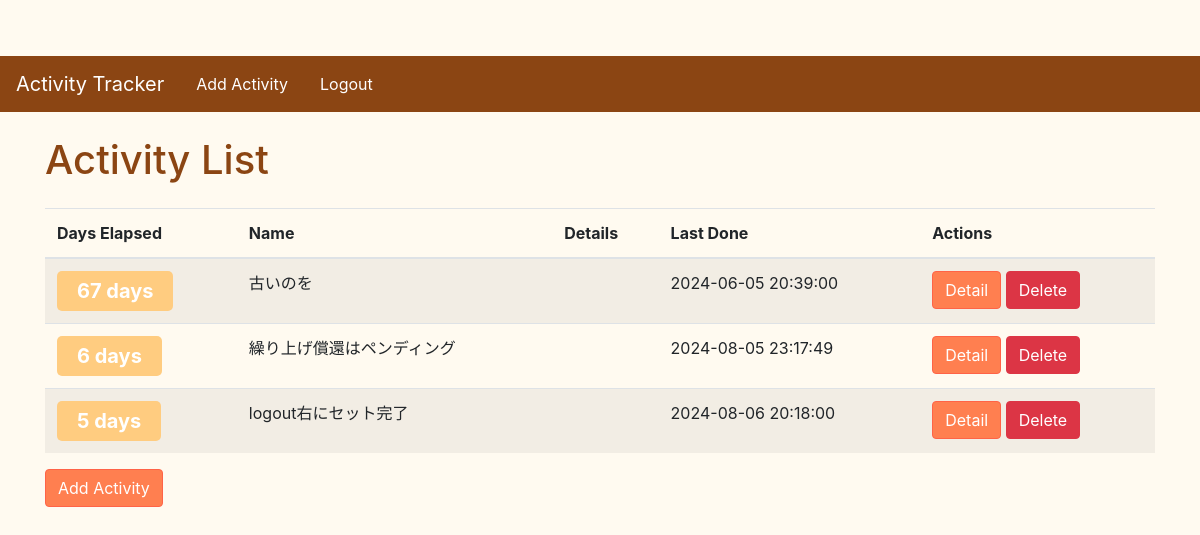
Screenshot of / (signed in) with the database file from the repository.
### models.py (models this page shows)
class Activity(db.Model):
    id = db.Column(db.Integer, primary_key=True)
    name = db.Column(db.String(200), nullable=False)
    last_done = db.Column(db.DateTime, default=datetime.utcnow)
    details = db.Column(db.String(500), nullable=True)
    user_id = db.Column(db.Integer, db.ForeignKey('user.id'), nullable=False)  # ユーザーIDの追加
    updates = db.relationship('Update', backref='activity', lazy=True, cascade="all, delete-orphan")  # * app.pyと同じ

### routes.py (the view)
@main.route('/')
@login_required  # *
def index():
    activities = Activity.query.filter_by(user_id=current_user.id).all()  # *
    current_time = datetime.now(pytz.utc).astimezone(JST)
    activities_with_elapsed = []
    for activity in activities:
        if activity.last_done.tzinfo is None:
            activity.last_done = pytz.utc.localize(activity.last_done)
        activity.last_done = activity.last_done.astimezone(JST)  ## この1行でUTCからJST表示
        elapsed_days = (current_time - activity.last_done).days
        activities_with_elapsed.append({
            'activity': activity,
            'elapsed_days': elapsed_days
        })
    sorted_activities = sorted(activities_with_elapsed, key=lambda activity: activity['elapsed_days'], reverse=True)
    return render_template('index.html', activities=sorted_activities)

### app.py (called while the page is built)
def create_app():
    app = Flask(__name__)
    app.config.from_object('config.Config')
    db.init_app(app)
    bcrypt.init_app(app)
    login_manager.init_app(app)
    migrate = Migrate(app, db)  # 追加
    @login_manager.user_loader
    def load_user(user_id):
        return User.query.get(int(user_id))
    with app.app_context():
        from models import User, Activity, Update  # 相対インポートを絶対インポートに変更
        db.create_all()
    from routes import main as main_blueprint
    app.register_blueprint(main_blueprint)
    return app

### templates/index.html (shortened to what this page needs)
{% extends "base.html" %}
{% block content %}
<h1 class="mb-4">Activity List</h1>
<div class="table-responsive">
<table class="table table-striped">
    <thead>
        <tr>
            <th>Days Elapsed</th>
            <th>Name</th>
            <th>Details</th>
            <th>Last Done</th>
            <th>Actions</th>
        </tr>
    </thead>
    <tbody>
        {% for item in activities %}
            <tr>
                <td><span class="badge badge-warning">{{ item.elapsed_days }} days</span></td>
                <td>{{ item.activity.name }}</td>
                <td>{{ item.activity.details }}</td>
                <td class="last_done">{{ item.activity.last_done.strftime('%Y-%m-%d %H:%M:%S') }}</td>
                <td>
                    <a href="{{ url_for('main.activity_detail', id=item.activity.id) }}" class="btn btn-custom">Detail</a>
                    <form action="{{ url_for('main.delete_activity', id=item.activity.id) }}" method="post" style="display:inline;">
                        <button type="submit" class="btn btn-danger">Delete</button>
                    </form>
                </td>
            </tr>
        {% endfor %}
    </tbody>
</table>
</div>
<a href="{{ url_for('main.add_activity') }}" class="btn btn-custom">Add Activity</a>
{% endblock %}

### templates/base.html (shortened to what this page needs)
<!DOCTYPE html>
<html lang="en">
<head>
    <link rel="stylesheet" href="https://stackpath.bootstrapcdn.com/bootstrap/4.5.2/css/bootstrap.min.css">
    <link rel="stylesheet" href="{{ url_for('static', filename='css/custom.css') }}">
</head>
<body>
    <nav class="navbar navbar-expand-lg navbar-custom">
        <a class="navbar-brand" href="{{ url_for('main.index') }}">Activity Tracker</a>
                    <a class="nav-link" href="{{ url_for('main.add_activity') }}">Add Activity</a>
                    <a class="nav-link" href="{{ url_for('main.logout') }}">Logout</a>
    </nav>
    <div class="container mt-4">
        {% block content %}{% endblock %}
    </div>
</body>
</html>

### static/css/custom.css (style rules this page uses)
body { background-color: #fffaf0; }
h1, h2, h3, h4, h5, h6, p { color: #8b4513; }
.btn-custom { background-color: #ff7f50; color: white; border-color: #ff6347; }
.navbar-custom { background-color: #8b4513; color: white; }
.navbar-custom .navbar-brand, .navbar-custom .nav-link { color: white; }
.badge-warning { display: inline-block; padding: 0.5em 1em; background-color: #ffcc80; color: #fff; border-radius: 0.25em; font-size: 1.25em; font-weight: bold; text-align: center; }
.table .last_done { white-space: nowrap; overflow: hidden; text-overflow: ellipsis; }
body { padding-top: 56px; }
.table-striped td, .table-striped th { white-space: nowrap; }
.table-striped { table-layout: auto; word-wrap: break-word; }

### rows the page displays
Activity: activity.name "古いのを", activity.last_done "2024-06-05 20:39:00"
Activity: activity.name "繰り上げ償還はペンディング", activity.last_done "2024-08-05 23:17:49"
Activity: activity.name "logout右にセット完了", activity.last_done "2024-08-06 20:18:00"

### other values shown
{{ item.elapsed_days }} "67" "6" "5"
